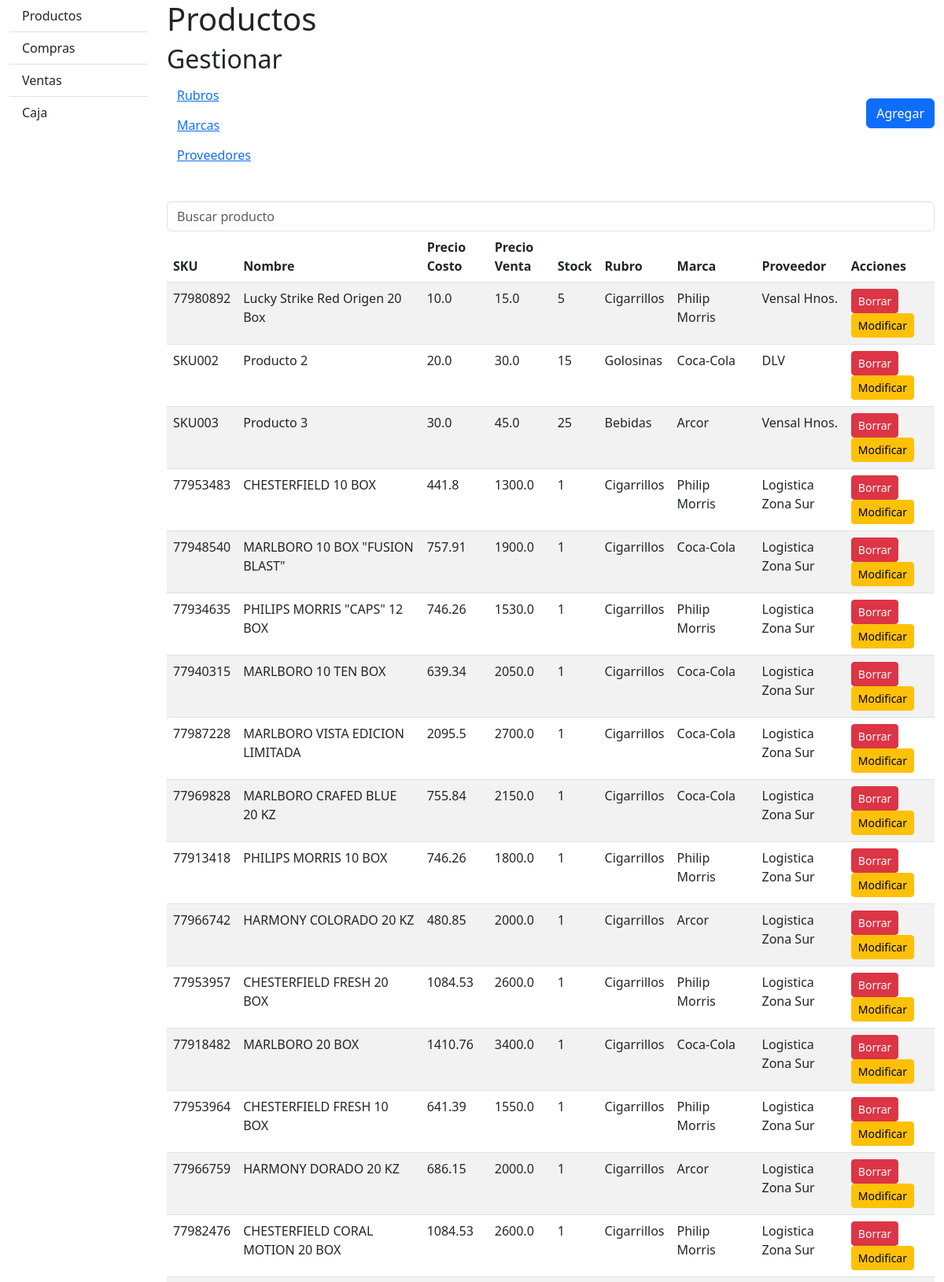
The page /productos (upper part) on the database its author committed.
### database_setup.py (models this page shows)
class Producto(Base):
    __tablename__ = 'Productos'
    id = Column(Integer, primary_key=True, autoincrement=True)
    sku = Column(String, nullable=False)
    nombre = Column(String, nullable=False)
    precio_costo = Column(Float, nullable=False)
    precio_venta = Column(Float, nullable=False)
    stock = Column(Integer, nullable=True, default=0)
    idrubro = Column(Integer, ForeignKey('Rubro.id'))
    idmarca = Column(Integer, ForeignKey('Marca.id'))
    idproveedor = Column(Integer, ForeignKey('Proveedor.id'))
    rubro = relationship('Rubro')
    marca = relationship('Marca')
    proveedor = relationship('Proveedor')

class Rubro(Base):
    __tablename__ = 'Rubro'
    id = Column(Integer, primary_key=True, autoincrement=True)
    nombre = Column(String, nullable=False)

class Marca(Base):
    __tablename__ = 'Marca'
    id = Column(Integer, primary_key=True, autoincrement=True)
    nombre = Column(String, nullable=False)

class Proveedor(Base):
    __tablename__ = 'Proveedor'
    id = Column(Integer, primary_key=True, autoincrement=True)
    nombre = Column(String, nullable=False)
    cuit = Column(String, nullable=True)

### productos.py (the view)
@productos_bp.route('/productos')
def mostrar_productos():
    productos = session.query(Producto).all()
    return render_template('productos.html', productos=productos)

### templates/productos.html (shortened to what this page needs)
<!DOCTYPE html>
<html lang="en">
<head>
    <link href="https://cdn.jsdelivr.net/npm/bootstrap@5.3.0/dist/css/bootstrap.min.css" rel="stylesheet">
</head>
<body>
    <div class="container-fluid">
        <div class="row">
            <div class="col-md-2">
                {% include 'navbar.html' %}
            </div>
            <div class="col-md-10">
                <h1>Productos</h1>
                <div class="d-flex justify-content-between align-items-center mb-4">
                    <div>
                        <h2>Gestionar</h2>
                        <ul class="list-unstyled">
                            <li><a href="/productos/rubros" class="btn btn-link">Rubros</a></li>
                            <li><a href="/productos/marcas" class="btn btn-link">Marcas</a></li>
                            <li><a href="/productos/proveedores" class="btn btn-link">Proveedores</a></li>
                        </ul>
                    </div>
                    <div>
                        <button class="btn btn-primary" onclick="location.href='/productos/agregar'">Agregar</button>
                    </div>
                </div>
                <div>
                    <input type="text" class="form-control" placeholder="Buscar producto" id="buscarProducto" onkeyup="filtrarProductos()">
                </div>
                <table class="table table-striped">
                    <thead id="tablaEncabezado">
                        <tr>
                            <th>SKU</th>
                            <th>Nombre</th>
                            <th>Precio Costo</th>
                            <th>Precio Venta</th>
                            <th>Stock</th>
                            <th>Rubro</th>
                            <th>Marca</th>
                            <th>Proveedor</th>
                            <th>Acciones</th>
                        </tr>
                    </thead>
                    <tbody>
                        {% for producto in productos %}
                        <tr>
                            <td>{{ producto.sku }}</td>
                            <td>{{ producto.nombre }}</td>
                            <td>{{ producto.precio_costo }}</td>
                            <td>{{ producto.precio_venta }}</td>
                            <td>{{ producto.stock }}</td>
                            <td>{{ producto.rubro.nombre }}</td>
                            <td>{{ producto.marca.nombre }}</td>
                            <td>{{ producto.proveedor.nombre }}</td>
                            <td>
                                <form action="/productos/borrar" method="POST" style="display:inline;">
                                    <button type="submit" class="btn btn-danger btn-sm">Borrar</button>
                                </form>
                                <a href="/productos/modificar/{{ producto.id }}" class="btn btn-warning btn-sm">Modificar</a>
                            </td>
                        </tr>
                        {% endfor %}
                    </tbody>
                </table>
            </div>
        </div>
    </div>
</body>
</html>

### rows shown on the page
Producto: sku "77980892", nombre "Lucky Strike Red Origen 20 Box", precio_costo "10.0", precio_venta "15.0", stock "5", rubro.nombre "Cigarrillos", marca.nombre "Philip Morris", proveedor.nombre "Vensal Hnos."
Producto: sku "SKU002", nombre "Producto 2", precio_costo "20.0", precio_venta "30.0", stock "15", rubro.nombre "Golosinas", marca.nombre "Coca-Cola", proveedor.nombre "DLV"
Producto: sku "SKU003", nombre "Producto 3", precio_costo "30.0", precio_venta "45.0", stock "25", rubro.nombre "Bebidas", marca.nombre "Arcor", proveedor.nombre "Vensal Hnos."
Producto: sku "77953483", nombre "CHESTERFIELD 10 BOX", precio_costo "441.8", precio_venta "1300.0", stock "1", rubro.nombre "Cigarrillos", marca.nombre "Philip Morris", proveedor.nombre "Logistica Zona Sur"
Producto: sku "77948540", nombre "MARLBORO 10 BOX \"FUSION BLAST\"", precio_costo "757.91", precio_venta "1900.0", stock "1", rubro.nombre "Cigarrillos", marca.nombre "Coca-Cola", proveedor.nombre "Logistica Zona Sur"
Producto: sku "77934635", nombre "PHILIPS MORRIS \"CAPS\" 12 BOX", precio_costo "746.26", precio_venta "1530.0", stock "1", rubro.nombre "Cigarrillos", marca.nombre "Philip Morris", proveedor.nombre "Logistica Zona Sur"
Producto: sku "77940315", nombre "MARLBORO 10 TEN BOX", precio_costo "639.34", precio_venta "2050.0", stock "1", rubro.nombre "Cigarrillos", marca.nombre "Coca-Cola", proveedor.nombre "Logistica Zona Sur"
Producto: sku "77987228", nombre "MARLBORO VISTA EDICION LIMITADA", precio_costo "2095.5", precio_venta "2700.0", stock "1", rubro.nombre "Cigarrillos", marca.nombre "Coca-Cola", proveedor.nombre "Logistica Zona Sur"
Producto: sku "77969828", nombre "MARLBORO CRAFED BLUE 20 KZ", precio_costo "755.84", precio_venta "2150.0", stock "1", rubro.nombre "Cigarrillos", marca.nombre "Coca-Cola", proveedor.nombre "Logistica Zona Sur"
Producto: sku "77913418", nombre "PHILIPS MORRIS 10 BOX", precio_costo "746.26", precio_venta "1800.0", stock "1", rubro.nombre "Cigarrillos", marca.nombre "Philip Morris", proveedor.nombre "Logistica Zona Sur"
Producto: sku "77966742", nombre "HARMONY COLORADO 20 KZ", precio_costo "480.85", precio_venta "2000.0", stock "1", rubro.nombre "Cigarrillos", marca.nombre "Arcor", proveedor.nombre "Logistica Zona Sur"
Producto: sku "77953957", nombre "CHESTERFIELD FRESH 20 BOX", precio_costo "1084.53", precio_venta "2600.0", stock "1", rubro.nombre "Cigarrillos", marca.nombre "Philip Morris", proveedor.nombre "Logistica Zona Sur"
Producto: sku "77918482", nombre "MARLBORO 20 BOX", precio_costo "1410.76", precio_venta "3400.0", stock "1", rubro.nombre "Cigarrillos", marca.nombre "Coca-Cola", proveedor.nombre "Logistica Zona Sur"
Producto: sku "77953964", nombre "CHESTERFIELD FRESH 10 BOX", precio_costo "641.39", precio_venta "1550.0", stock "1", rubro.nombre "Cigarrillos", marca.nombre "Philip Morris", proveedor.nombre "Logistica Zona Sur"
Producto: sku "77966759", nombre "HARMONY DORADO 20 KZ", precio_costo "686.15", precio_venta "2000.0", stock "1", rubro.nombre "Cigarrillos", marca.nombre "Arcor", proveedor.nombre "Logistica Zona Sur"
Producto: sku "77982476", nombre "CHESTERFIELD CORAL MOTION 20 BOX", precio_costo "1084.53", precio_venta "2600.0", stock "1", rubro.nombre "Cigarrillos", marca.nombre "Philip Morris", proveedor.nombre "Logistica Zona Sur"
